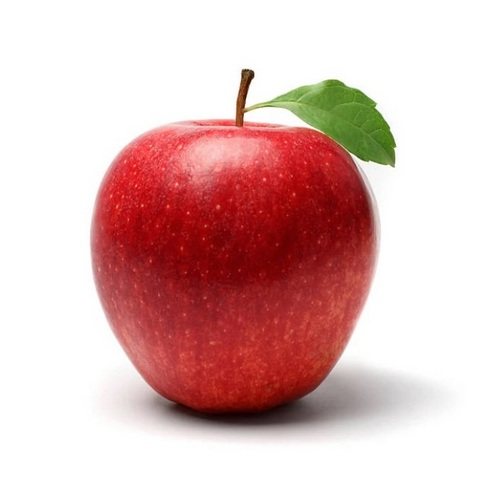
%> input picture TUGAS EKSTRAKSI FITUR-1918092 C-FERNANDA/data uji/apel merah/apel merah 08.jpg, 500 x 500 px; its folder holds 3 pictures in this run
$ octave pengujian.m   (GNU Octave 9; MATLAB toolbox functions it lacks are replaced by stand-ins)
%> lines starting %> are read from the running program, lines starting %| are printed output that depends on the picture; in (x1, y1, x2, y2) boxes, pixels count from 0 and x2, y2 are one past the last pixel; in counts of white or black regions, pixels touching at a corner belong together; the program's own positions count from 1
clc; clear; close all; warning off all;

%%% apel merah
% membaca file citra
nama_folder = 'data uji/apel merah';
nama_file = dir(fullfile(nama_folder,'*.jpg'));
jumlah_file = numel(nama_file);

% menginisialisasi variabel ciri_merah dan target_merah
ciri_merah = zeros(jumlah_file,3);
target_merah = cell(jumlah_file,1);

% melakukan pengolahan citra terhadap seluruh file
for n = 1:jumlah_file
    %membaca file citra rgb
    Img = im2double(imread(fullfile(nama_folder,nama_file(n).name)));
    nama_file(n).name
    % mengkonversi citra rgb menjadi citra greyscale
    Img_gray = rgb2gray(Img);
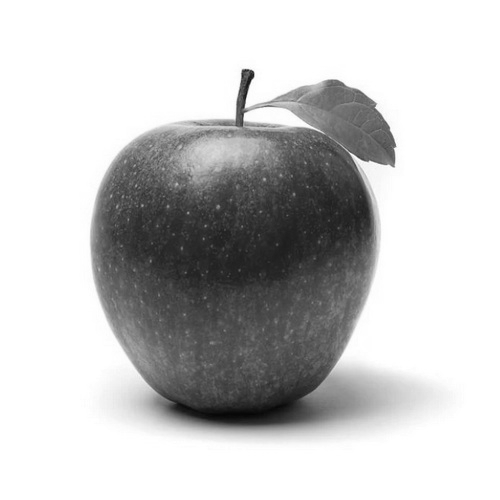
%> Img_gray: size 500x500 double; min 0.0246, max 1, mean 0.783
%     figure, imshow(Img)
%     figure, imshow(Img_gray)
    % mengkonversi citra grayscale menjadi citra biner
    bw = im2bw(Img_gray,.9);
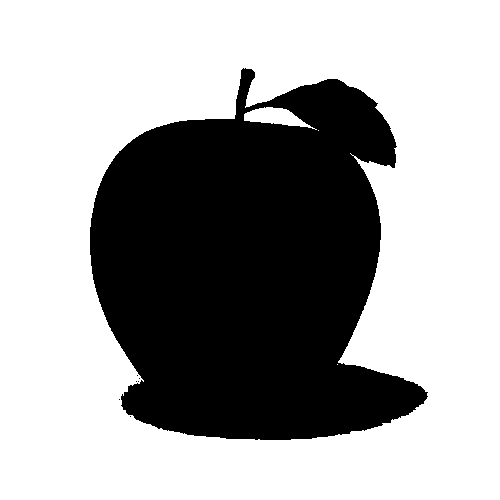
%> bw: size 500x500 logical; 65% white; 7 black regions (6 under 20 px), largest, box (x1, y1, x2, y2) and area: (90, 68, 428, 440) 87495
%     figure, imshow(bw)
    % melakukan operasi komplemen
    bw = imcomplement(bw);
%     figure, imshow(bw)
    % melakukan operasi morfologi untuk menyempurnakan hasil segmentasi
    % 1. filling holes
    bw = imfill(bw,'holes');
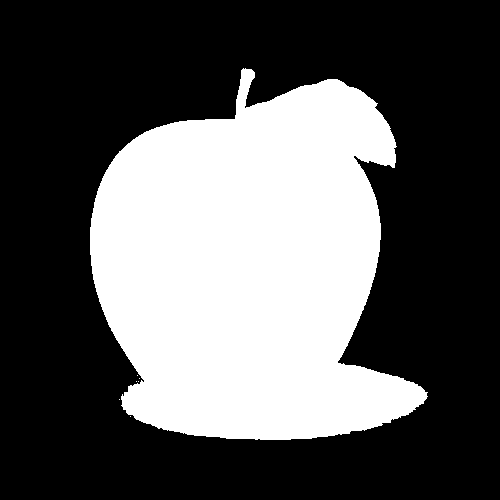
%> bw: size 500x500 logical; 35.3% white; 7 white regions (6 under 20 px), largest, box (x1, y1, x2, y2) and area: (90, 68, 428, 440) 88313
%     figure, imshow(bw)
    % 2. area opening
    bw = bwareaopen(bw,100);
%> bw: size 500x500 logical; 35.3% white; 1 white region, box (x1, y1, x2, y2) and area: (90, 68, 428, 440) 88313
%     figure, imshow(bw)
    %ekstraksi ciri warna rgb
    R = Img(:,:,1);
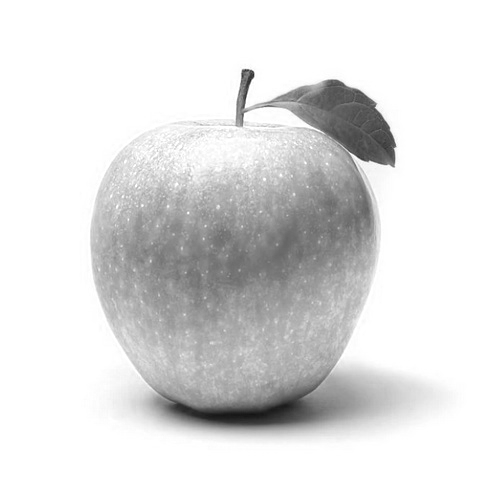
%> R: size 500x500 double; min 0.0784, max 1, mean 0.878
    G = Img(:,:,2);
    B = Img(:,:,3);
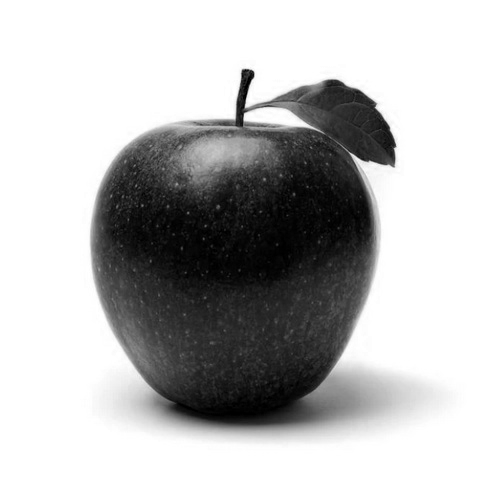
%> B: size 500x500 double; min 0, max 1, mean 0.737
    R(~bw) = 0;
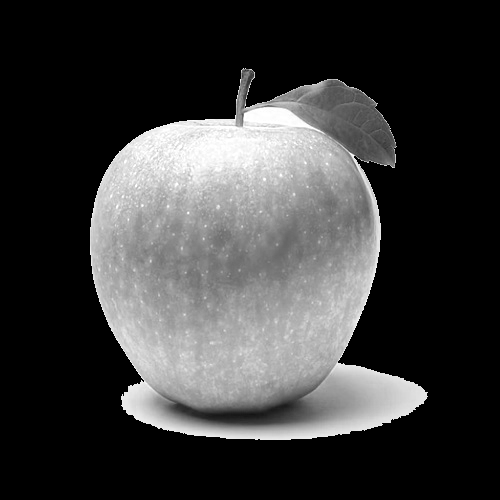
%> R: size 500x500 double; min 0, max 1, mean 0.233
    G(~bw) = 0;
    B(~bw) = 0;
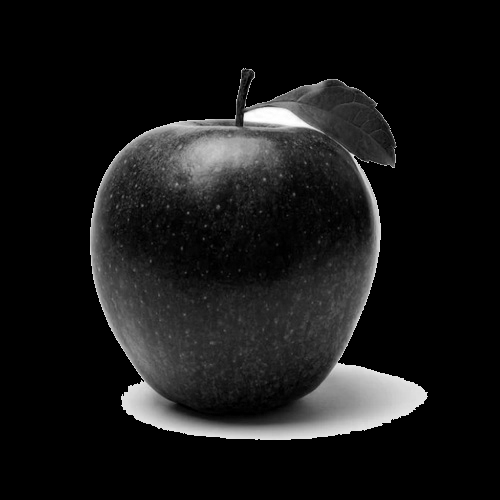
%> B: size 500x500 double; min 0, max 1, mean 0.0924
%     RGB = cat(3,R,G,B);
%     figure, imshow(RGB)
    Red = sum(sum(R))/sum(sum(bw));
%> Red = 0.66
    Green = sum(sum(G))/sum(sum(bw));
%> Green = 0.281
    Blue = sum(sum(B))/sum(sum(bw));
%> Blue = 0.262
    %mengisi variabel ciri merah dengan ciri hasil ekstraksi
    ciri_merah(n,1) = Red;
    ciri_merah(n,2) = Green;
    ciri_merah(n,3) = Blue;
    %mengisi variabel target merah dengan nama kelas apel merah
    target_merah{n} = 'apel merah';
end;
%> pass 2 of the loop `for n = 1:jumlah_file`:
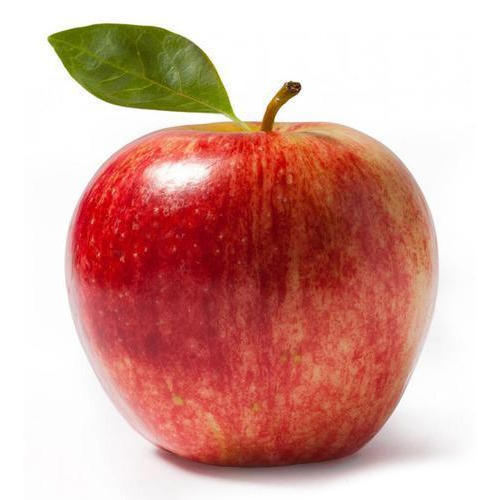
%> input picture TUGAS EKSTRAKSI FITUR-1918092 C-FERNANDA/data uji/apel merah/apel merah 09.jpg, 500 x 500 px
%> `bw = im2bw(Img_gray,.9);`:
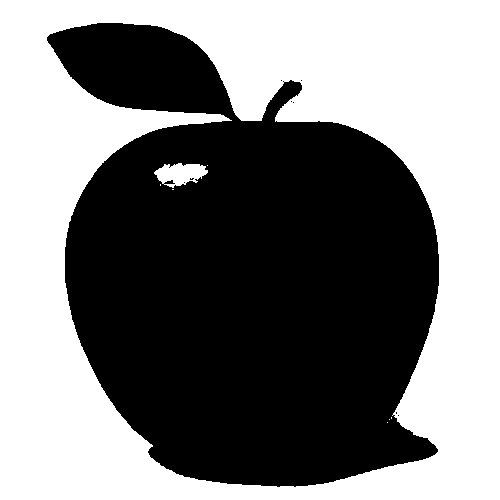
%> bw: size 500x500 logical; 49.7% white; 8 white regions (6 under 20 px), largest, box (x1, y1, x2, y2) and area: (0, 0, 500, 500) 123409, (154, 163, 208, 188) 847
%> `B(~bw) = 0;`:
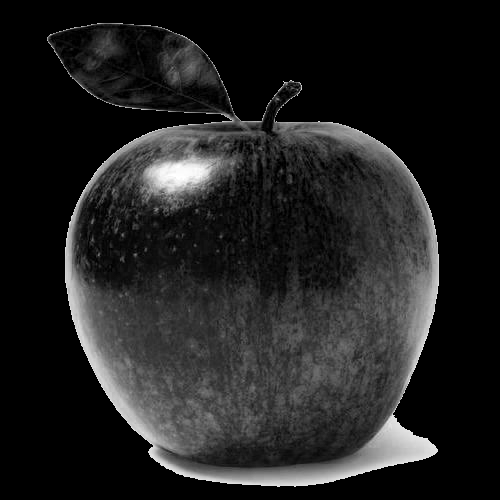
%> B: size 500x500 double; min 0, max 1, mean 0.13
%> Red = 0.695
%> Green = 0.323
%> Blue = 0.257
%> pass 3 of the loop `for n = 1:jumlah_file`:
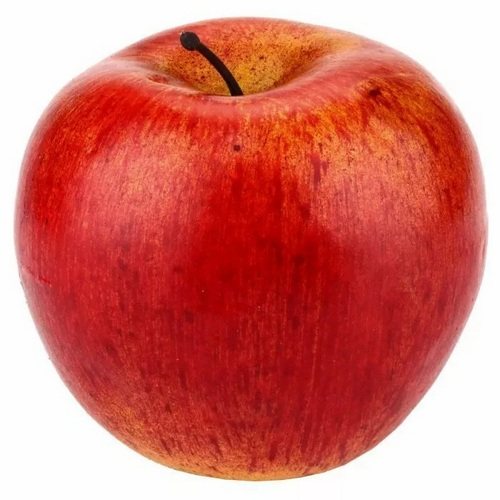
%> input picture TUGAS EKSTRAKSI FITUR-1918092 C-FERNANDA/data uji/apel merah/apel merah 10.jpg, 500 x 500 px
%> `bw = im2bw(Img_gray,.9);`:
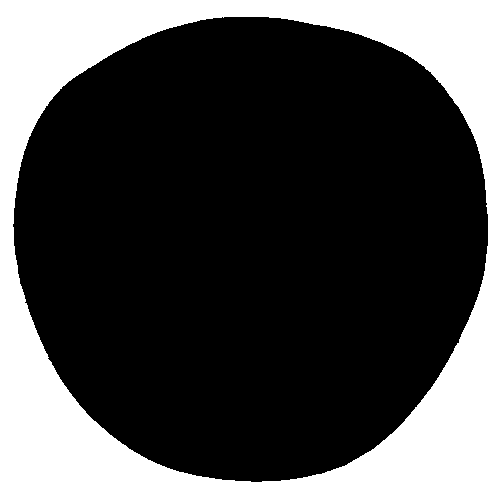
%> bw: size 500x500 logical; 29.6% white; 1 white region, box (x1, y1, x2, y2) and area: (0, 0, 500, 500) 74029
%> `B(~bw) = 0;`:
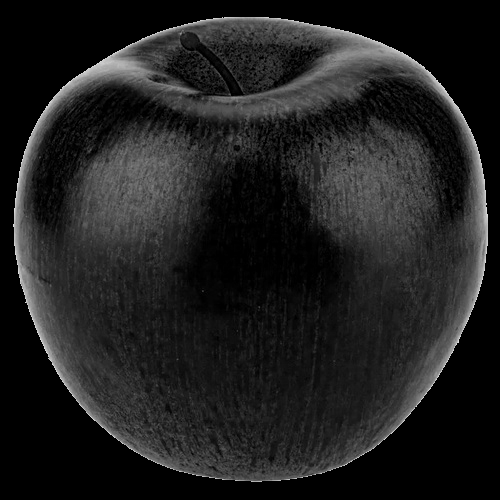
%> B: size 500x500 double; min 0, max 0.89, mean 0.125
%> Red = 0.761
%> Green = 0.22
%> Blue = 0.178

%%% apel hijau
% membaca file citra
nama_folder = 'data uji/apel hijau';
nama_file = dir(fullfile(nama_folder,'*.jpg'));
jumlah_file = numel(nama_file);

% menginisialisasi variabel ciri_hijau dan target_hijau
ciri_hijau = zeros(jumlah_file,3);
target_hijau = cell(jumlah_file,1);

% melakukan pengolahan citra terhadap seluruh file
for n = 1:jumlah_file
    %membaca file citra rgb
    Img = im2double(imread(fullfile(nama_folder,nama_file(n).name)));
    nama_file(n).name
    % mengkonversi citra rgb menjadi citra greyscale
    Img_gray = rgb2gray(Img);
%     figure, imshow(Img)
%     figure, imshow(Img_gray)
    % mengkonversi citra grayscale menjadi citra biner
    bw = im2bw(Img_gray,.9);
%     figure, imshow(bw)
    % melakukan operasi komplemen
    bw = imcomplement(bw);
%     figure, imshow(bw)
    % melakukan operasi morfologi untuk menyempurnakan hasil segmentasi
    % 1. filling holes
    bw = imfill(bw,'holes');
%     figure, imshow(bw)
    % 2. area opening
    bw = bwareaopen(bw,100);
%     figure, imshow(bw)
    %ekstraksi ciri warna rgb
    R = Img(:,:,1);
    G = Img(:,:,2);
    B = Img(:,:,3);
    R(~bw) = 0;
    G(~bw) = 0;
    B(~bw) = 0;
%     RGB = cat(3,R,G,B);
%     figure, imshow(RGB)
    Red = sum(sum(R))/sum(sum(bw));
    Green = sum(sum(G))/sum(sum(bw));
    Blue = sum(sum(B))/sum(sum(bw));
    %mengisi variabel ciri hijau dengan ciri hasil ekstraksi
    ciri_hijau(n,1) = Red;
    ciri_hijau(n,2) = Green;
    ciri_hijau(n,3) = Blue;
    %mengisi variabel target hijau dengan nama kelas apel hijau
    target_hijau{n} = 'apel hijau';
end;

%menyusun variabel ciri uji dan target uji
ciri_uji = [ciri_merah;ciri_hijau];
%> ciri_uji = [0.66 0.281 0.262; 0.695 0.323 0.257; 0.761 0.22 0.178]
target_uji = [target_merah;target_hijau];

%memanggil model k-nn hasil pelatihan
load Mdl

%membaca kelas keluaran hasil pengujian
%> (the run ends here)
